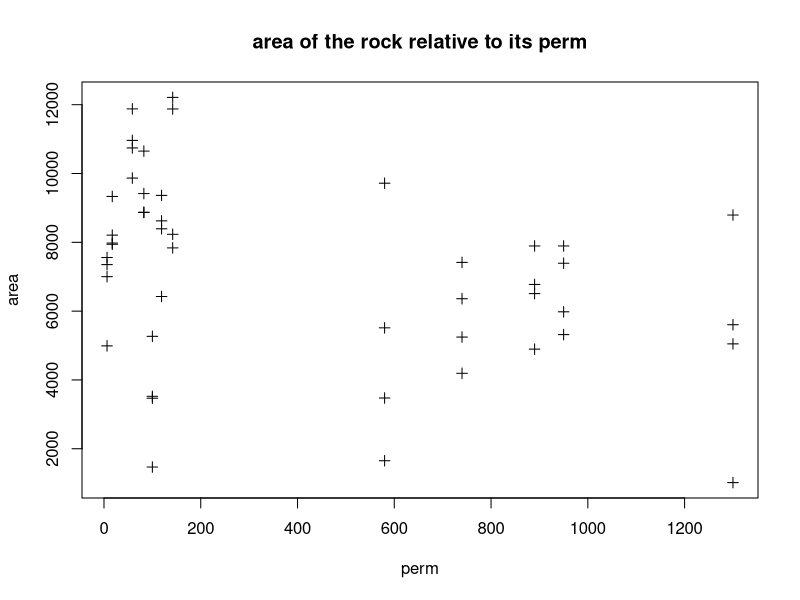

Reproduce this figure in R.
data("rock")

# requirement 4

plot(rock$perm,rock$area,pch = 3,xlab = "perm",ylab = "area",main = "area of the rock relative to its perm")

# requirement 5

library(dplyr)

data("rock")

filtered <- rock %>% 
  filter(rock$shape > 0.3) %>%
  group_by(mean(perm))

filtered

# requirement 6

model <- lm(rock$area ~ rock$peri + rock$shape + rock$perm)
model
newarea<-model$coefficients[1]+model$coefficients[2]*100+model$coefficients[3]*0.5+model$coefficients[4]*5000
print(paste("the predicted area is",newarea))